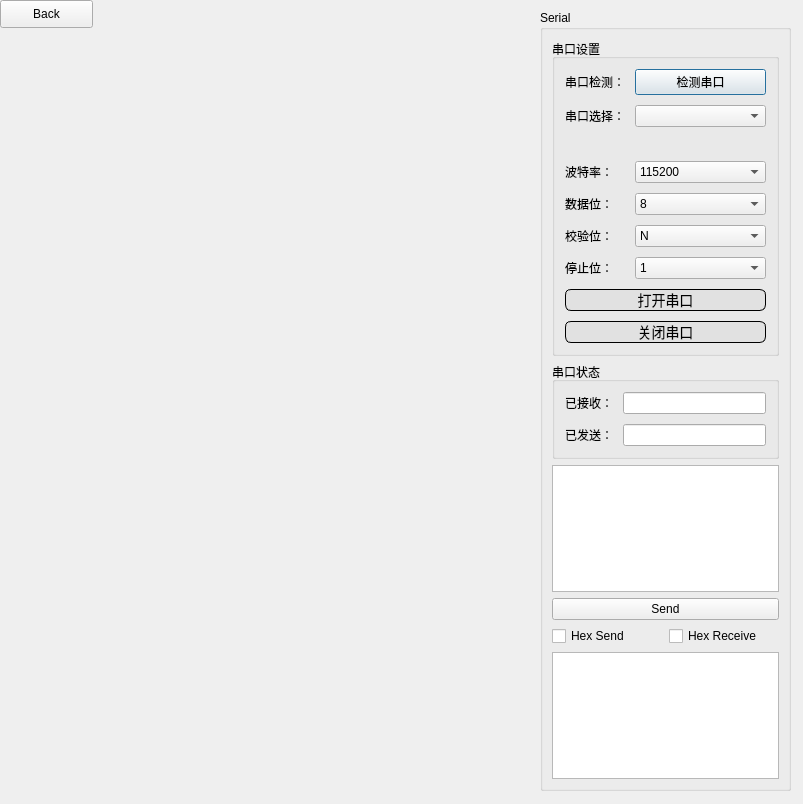
<?xml version="1.0" encoding="UTF-8"?>
<ui version="4.0">
 <class>CommonSerial</class>
 <widget class="QWidget" name="CommonSerial">
  <property name="geometry">
   <rect>
    <x>0</x>
    <y>0</y>
    <width>803</width>
    <height>804</height>
   </rect>
  </property>
  <property name="windowTitle">
   <string>Form</string>
  </property>
  <widget class="QPushButton" name="bt_back">
   <property name="geometry">
    <rect>
     <x>0</x>
     <y>0</y>
     <width>93</width>
     <height>28</height>
    </rect>
   </property>
   <property name="styleSheet">
    <string notr="true">font: 9pt &quot;Lucida Console&quot;;</string>
   </property>
   <property name="text">
    <string>Back</string>
   </property>
  </widget>
  <widget class="QGroupBox" name="groupBox">
   <property name="geometry">
    <rect>
     <x>540</x>
     <y>10</y>
     <width>251</width>
     <height>781</height>
    </rect>
   </property>
   <property name="styleSheet">
    <string notr="true">font: 75 10pt &quot;Microsoft YaHei UI&quot;;</string>
   </property>
   <property name="title">
    <string>Serial</string>
   </property>
   <layout class="QGridLayout" name="gridLayout">
    <item row="3" column="0">
     <layout class="QHBoxLayout" name="horizontalLayout">
      <item>
       <widget class="QCheckBox" name="checkBox_hex_send">
        <property name="text">
         <string>Hex Send</string>
        </property>
       </widget>
      </item>
      <item>
       <widget class="QCheckBox" name="checkBox_hex_receive">
        <property name="text">
         <string>Hex Receive</string>
        </property>
       </widget>
      </item>
     </layout>
    </item>
    <item row="2" column="0">
     <widget class="QPushButton" name="bt_send_to_com">
      <property name="text">
       <string>Send</string>
      </property>
     </widget>
    </item>
    <item row="0" column="0">
     <layout class="QVBoxLayout" name="verticalLayout_Serial">
      <item>
       <widget class="QGroupBox" name="formGroupBox">
        <property name="styleSheet">
         <string notr="true">font: 75 10pt &quot;Microsoft YaHei UI&quot;;</string>
        </property>
        <property name="title">
         <string>串口设置</string>
        </property>
        <layout class="QFormLayout" name="formLayout">
         <property name="horizontalSpacing">
          <number>10</number>
         </property>
         <property name="verticalSpacing">
          <number>10</number>
         </property>
         <property name="leftMargin">
          <number>10</number>
         </property>
         <property name="topMargin">
          <number>10</number>
         </property>
         <property name="rightMargin">
          <number>10</number>
         </property>
         <property name="bottomMargin">
          <number>10</number>
         </property>
         <item row="0" column="0">
          <widget class="QLabel" name="label_com_check">
           <property name="styleSheet">
            <string notr="true">font: 75 10pt &quot;Microsoft YaHei UI&quot;;</string>
           </property>
           <property name="text">
            <string>串口检测：</string>
           </property>
          </widget>
         </item>
         <item row="0" column="1">
          <widget class="QPushButton" name="bt_com_detect">
           <property name="styleSheet">
            <string notr="true">font: 75 10pt &quot;Microsoft YaHei UI&quot;;</string>
           </property>
           <property name="text">
            <string>检测串口</string>
           </property>
           <property name="autoRepeatInterval">
            <number>100</number>
           </property>
           <property name="default">
            <bool>true</bool>
           </property>
          </widget>
         </item>
         <item row="1" column="0">
          <widget class="QLabel" name="label_com_select">
           <property name="styleSheet">
            <string notr="true">font: 75 10pt &quot;Microsoft YaHei UI&quot;;</string>
           </property>
           <property name="text">
            <string>串口选择：</string>
           </property>
          </widget>
         </item>
         <item row="1" column="1">
          <widget class="QComboBox" name="comBox_com_select"/>
         </item>
         <item row="2" column="0" colspan="2">
          <widget class="QLabel" name="state_label">
           <property name="text">
            <string/>
           </property>
           <property name="textFormat">
            <enum>Qt::AutoText</enum>
           </property>
           <property name="scaledContents">
            <bool>true</bool>
           </property>
           <property name="alignment">
            <set>Qt::AlignRight|Qt::AlignTrailing|Qt::AlignVCenter</set>
           </property>
          </widget>
         </item>
         <item row="3" column="0">
          <widget class="QLabel" name="label_boud_rate">
           <property name="styleSheet">
            <string notr="true">font: 75 10pt &quot;Microsoft YaHei UI&quot;;</string>
           </property>
           <property name="text">
            <string>波特率：</string>
           </property>
          </widget>
         </item>
         <item row="3" column="1">
          <widget class="QComboBox" name="comBox_boud_rate">
           <item>
            <property name="text">
             <string>115200</string>
            </property>
           </item>
           <item>
            <property name="text">
             <string>2400</string>
            </property>
           </item>
           <item>
            <property name="text">
             <string>4800</string>
            </property>
           </item>
           <item>
            <property name="text">
             <string>9600</string>
            </property>
           </item>
           <item>
            <property name="text">
             <string>14400</string>
            </property>
           </item>
           <item>
            <property name="text">
             <string>19200</string>
            </property>
           </item>
           <item>
            <property name="text">
             <string>38400</string>
            </property>
           </item>
           <item>
            <property name="text">
             <string>57600</string>
            </property>
           </item>
           <item>
            <property name="text">
             <string>76800</string>
            </property>
           </item>
           <item>
            <property name="text">
             <string>12800</string>
            </property>
           </item>
           <item>
            <property name="text">
             <string>230400</string>
            </property>
           </item>
           <item>
            <property name="text">
             <string>460800</string>
            </property>
           </item>
          </widget>
         </item>
         <item row="4" column="0">
          <widget class="QLabel" name="label_data_bit">
           <property name="styleSheet">
            <string notr="true">font: 75 10pt &quot;Microsoft YaHei UI&quot;;</string>
           </property>
           <property name="text">
            <string>数据位：</string>
           </property>
          </widget>
         </item>
         <item row="4" column="1">
          <widget class="QComboBox" name="comBox_data_bit">
           <item>
            <property name="text">
             <string>8</string>
            </property>
           </item>
           <item>
            <property name="text">
             <string>7</string>
            </property>
           </item>
           <item>
            <property name="text">
             <string>6</string>
            </property>
           </item>
           <item>
            <property name="text">
             <string>5</string>
            </property>
           </item>
          </widget>
         </item>
         <item row="5" column="0">
          <widget class="QLabel" name="label_crc_check">
           <property name="styleSheet">
            <string notr="true">font: 75 10pt &quot;Microsoft YaHei UI&quot;;</string>
           </property>
           <property name="text">
            <string>校验位：</string>
           </property>
          </widget>
         </item>
         <item row="5" column="1">
          <widget class="QComboBox" name="comBox_crc_check">
           <item>
            <property name="text">
             <string>N</string>
            </property>
           </item>
          </widget>
         </item>
         <item row="6" column="0">
          <widget class="QLabel" name="label_stop_bit">
           <property name="styleSheet">
            <string notr="true">font: 75 10pt &quot;Microsoft YaHei UI&quot;;</string>
           </property>
           <property name="text">
            <string>停止位：</string>
           </property>
          </widget>
         </item>
         <item row="6" column="1">
          <widget class="QComboBox" name="com_box_stop_bit">
           <item>
            <property name="text">
             <string>1</string>
            </property>
           </item>
          </widget>
         </item>
         <item row="7" column="0" colspan="2">
          <widget class="QPushButton" name="bt_open_com">
           <property name="styleSheet">
            <string notr="true">QPushButton{
    border:1px solid black;
    height:20px;
    border-radius:6px;
    font-family:'Microsoft YaHei';
    font-size:14px;
	color:black;
    background-color:#e1e1e1
    }

 QPushButton:hover{
     background-color:#eef0f6;
 }
 
 QPushButton:pressed{
     background-color:#ffffff;
     }
</string>
           </property>
           <property name="text">
            <string>打开串口</string>
           </property>
          </widget>
         </item>
         <item row="8" column="0" colspan="2">
          <widget class="QPushButton" name="bt_close_com">
           <property name="styleSheet">
            <string notr="true">QPushButton{
    border:1px solid black;
    height:20px;
    border-radius:6px;
    font-family:'Microsoft YaHei';
    font-size:14px;
	color:black;
    background-color:#e1e1e1
    }

 QPushButton:hover{
     background-color:#eef0f6;
 }
 
 QPushButton:pressed{
     background-color:#ffffff;
     }
</string>
           </property>
           <property name="text">
            <string>关闭串口</string>
           </property>
          </widget>
         </item>
        </layout>
       </widget>
      </item>
      <item>
       <widget class="QGroupBox" name="formGroupBox_Serial">
        <property name="styleSheet">
         <string notr="true">font: 75 10pt &quot;Microsoft YaHei UI&quot;;</string>
        </property>
        <property name="title">
         <string>串口状态</string>
        </property>
        <layout class="QFormLayout" name="formLayout_2">
         <property name="horizontalSpacing">
          <number>10</number>
         </property>
         <property name="verticalSpacing">
          <number>10</number>
         </property>
         <property name="leftMargin">
          <number>10</number>
         </property>
         <property name="topMargin">
          <number>10</number>
         </property>
         <property name="rightMargin">
          <number>10</number>
         </property>
         <property name="bottomMargin">
          <number>10</number>
         </property>
         <item row="0" column="0">
          <widget class="QLabel" name="label_have_received">
           <property name="styleSheet">
            <string notr="true">font: 75 10pt &quot;Microsoft YaHei UI&quot;;</string>
           </property>
           <property name="text">
            <string>已接收：</string>
           </property>
          </widget>
         </item>
         <item row="0" column="1">
          <widget class="QLineEdit" name="lineEdit_have_received"/>
         </item>
         <item row="1" column="0">
          <widget class="QLabel" name="label_have_tx">
           <property name="styleSheet">
            <string notr="true">font: 75 10pt &quot;Microsoft YaHei UI&quot;;</string>
           </property>
           <property name="text">
            <string>已发送：</string>
           </property>
          </widget>
         </item>
         <item row="1" column="1">
          <widget class="QLineEdit" name="lineEdit_have_tx"/>
         </item>
        </layout>
       </widget>
      </item>
     </layout>
    </item>
    <item row="1" column="0">
     <widget class="QTextEdit" name="textEdit_send_region"/>
    </item>
    <item row="4" column="0">
     <widget class="QTextBrowser" name="textBrowser_receive_region"/>
    </item>
   </layout>
  </widget>
 </widget>
 <resources/>
 <connections>
  <connection>
   <sender>bt_back</sender>
   <signal>clicked()</signal>
   <receiver>CommonSerial</receiver>
   <slot>close()</slot>
   <hints>
    <hint type="sourcelabel">
     <x>46</x>
     <y>13</y>
    </hint>
    <hint type="destinationlabel">
     <x>244</x>
     <y>382</y>
    </hint>
   </hints>
  </connection>
 </connections>
</ui>
